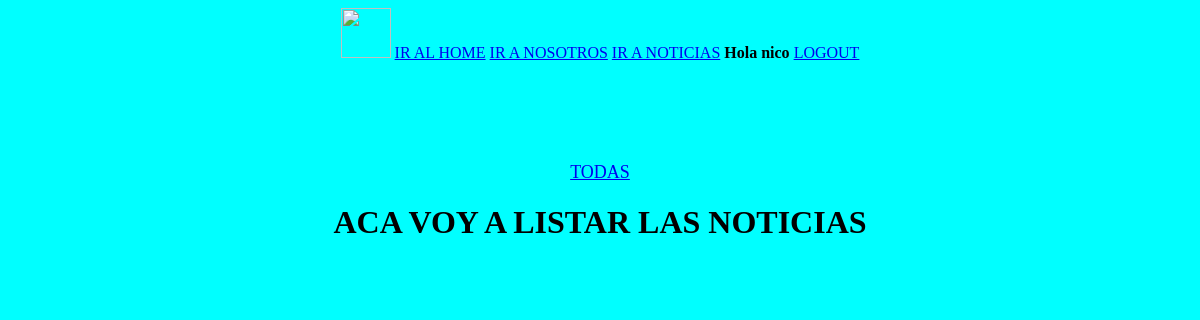
Page /Noticias/?id=1 (signed in) on the earlier database version.
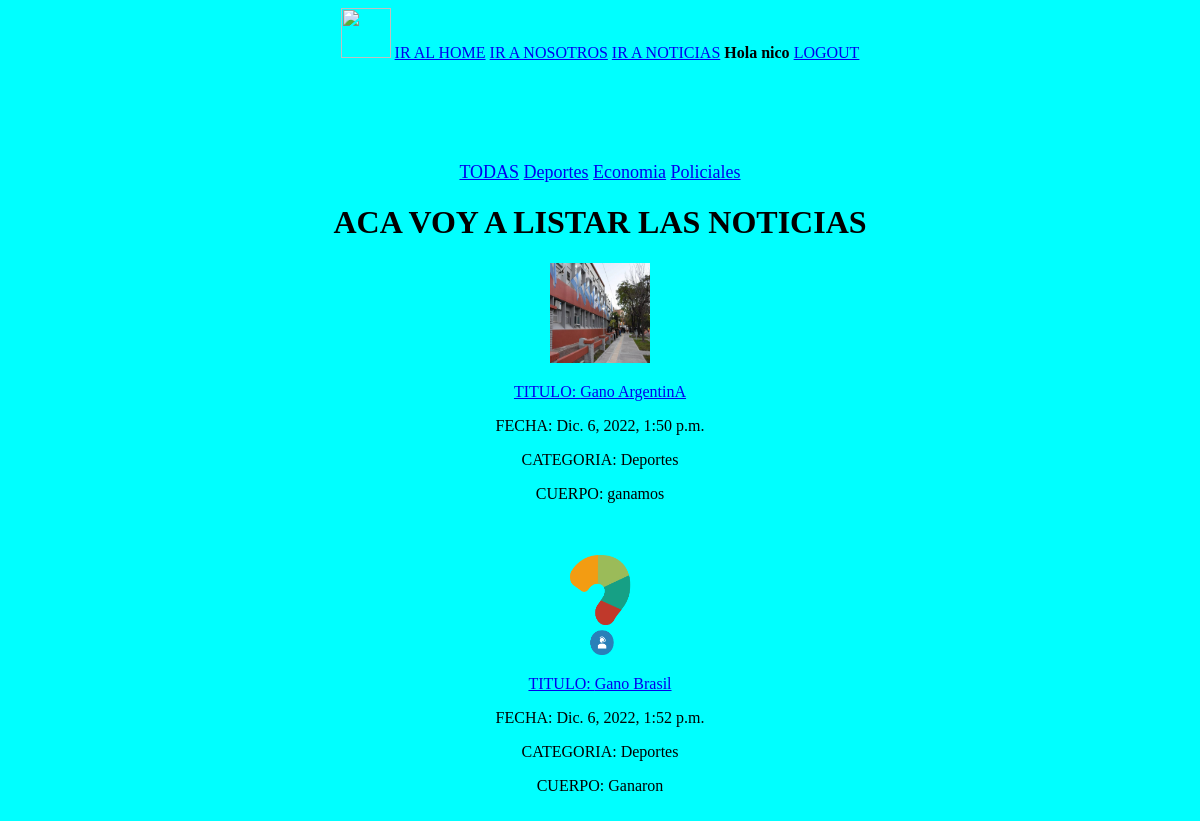
Same page on the later database version.
### apps/noticias/models.py (models this page shows, shortened)
class Categoria(models.Model):
	nombre = models.CharField(max_length = 60)
	def __str__(self):
		return self.nombre

class Noticia(models.Model):
	titulo = models.CharField(max_length = 150)
	cuerpo = models.TextField()
	imagen = models.ImageField(upload_to = 'noticias')
	categoria_noticia = models.ForeignKey(Categoria, on_delete = models.CASCADE)
	fecha = models.DateTimeField(auto_now_add=True)

### apps/noticias/views.py (the view)
# urls.py: path('', views.Listar_Noticias, name = 'listar'),
@login_required
def Listar_Noticias(request):
	contexto = {}
	id_categoria = request.GET.get('id',None)
	if id_categoria:
		n = Noticia.objects.filter(categoria_noticia = id_categoria)
	else:
		n = Noticia.objects.all() #RETORNA UNA LISTA DE OBJETOS
	contexto['noticias'] = n
	cat = Categoria.objects.all().order_by('nombre')
	contexto['categorias'] = cat
	return render(request, 'noticias/listar.html', contexto)

### templates/noticias/listar.html (shortened to what this page needs)
{% extends 'base.html' %}
{% load static %}
{% block contenido %}
	<div class="submenu">
		<a href="{% url 'noticias:listar' %}">TODAS</a>
		{% for cat in categorias %}
			<a href="?id={{cat.pk}}">{{cat.nombre}}</a>
		{% endfor %}
	</div>
	<h1>ACA VOY A LISTAR LAS NOTICIAS</h1>
	{% for noti in noticias %}
		<img src="{{noti.imagen.url}}" width="100" height="100">
		<p><a href="{% url 'noticias:detalle' noti.pk %}">TITULO: {{noti.titulo}}</a></p>
		<p>FECHA: {{noti.fecha}}</p>
		<p>CATEGORIA: {{noti.categoria_noticia}}</p>
		<p>CUERPO: {{noti.cuerpo}}</p>
		<br><br>
	{% endfor %}
{% endblock contenido %}

Differences in the rows shown:
added Categoria: nombre "Deportes"
added Categoria: nombre "Economia"
added Categoria: nombre "Policiales"
added Noticia: imagen (picture), titulo "Gano ArgentinA", fecha "Dic. 6, 2022, 1:50 p.m.", categoria_noticia "Deportes", cuerpo "ganamos"
added Noticia: imagen (picture), titulo "Gano Brasil", fecha "Dic. 6, 2022, 1:52 p.m.", categoria_noticia "Deportes", cuerpo "Ganaron"
